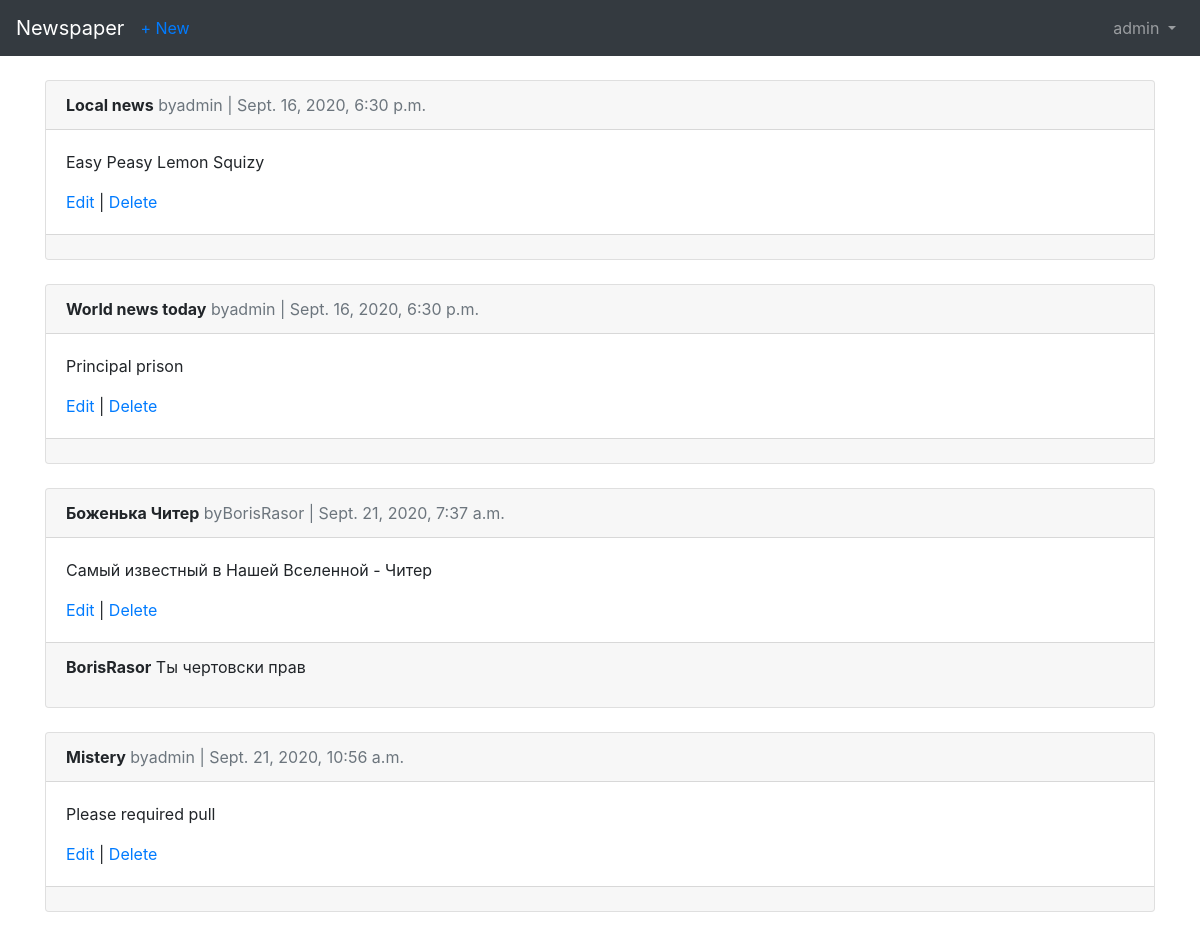
The page /articles/ (signed in) on the database its author committed.
### users/models.py (models this page shows)
class CustomUser(AbstractUser):
    age = models.PositiveIntegerField(default=0)

### articles/models.py (models this page shows, shortened)
class Article(models.Model):
    title = models.CharField(max_length=255)
    body = models.TextField()
    date = models.DateTimeField(auto_now_add=True)
    author = models.ForeignKey(
        settings.AUTH_USER_MODEL,
        on_delete=models.CASCADE,
    )

class Comment(models.Model):
    article = models.ForeignKey(Article,
    on_delete=models.CASCADE,
    related_name='comments'
    )
    comment = models.CharField(max_length=140)
    author = models.ForeignKey(
        settings.AUTH_USER_MODEL,
        on_delete=models.CASCADE,
    )
    def __str__(self):
        return self.comment

### articles/views.py (the view)
# urls.py: path('', views.ArticleListView.as_view(), name='article_list'),
class ArticleListView(LoginRequiredMixin, ListView):
    model = models.Article
    template_name = 'article_list.html'
    login_url = 'login'

### templates/article_list.html (shortened to what this page needs)
{% extends 'base.html' %}
{% block content %}
{% for article in object_list %}
<div class="card">
    <div class="card-header">
        <span class="font-weight-bold">{{ article.title }}</span>
        <span class="text-muted">by{{ article.author }} | {{ article.date }}</span>
    </div>
    <div class="card-body">
        <p>{{ article.body }}</p>
        <a href="{% url 'article_edit' article.pk %}">Edit</a> |
        <a href="{% url 'article_delete' article.pk %}">Delete</a>
    </div>
    <div class="card-footer">
        {% for comment in article.comments.all %}
        <p>
            <span class="font-weight-bold">{{ comment.author }}</span>
            {{ comment }}
        </p>
        {% endfor %}
    </div>
</div>
<br />
{% endfor %}
{% endblock content %}

### templates/base.html (shortened to what this page needs)
<!doctype html>
<html lang="en">
  <head>
    <link rel="stylesheet" href="https://stackpath.bootstrapcdn.com/bootstrap/4.5.2/css/bootstrap.min.css">
  </head>
  <body>
  <nav class="navbar navbar-expand-md navbar-dark bg-dark mb-4">
    <a class="navbar-brand" href="{% url 'home' %}">Newspaper</a>
      {% if user.is_authenticated %}
      <ul class="navbar-nav mr-auto">
          <li class="nav-item"><a href="{% url 'article_new' %}">+ New</a> </li>
      </ul>
      {% endif %}
      <div class="collapse navbar-collapse" id="navbarCollapse">
      {% if user.is_authenticated %}
          <ul class="navbar-nav ml-auto">
        <li class="nav-item">
            <a class="nav-link dropdown-toggle" href="#" id="userMenu" data-toggle="dropdown"
            aria-haspopup="true" aria-expanded="false">
                {{user.username }}
                </a>
            </li>
              </ul>
          {%else %}
          <form class="form-inline ml-auto">
              <a href="{% url 'login' %}" class="btn btn-outline-secondary">Log in\</a>
              <a href="{% url 'signup' %}" class="btn btn-primary ml-2">Sign up</a>
              </form>
          {% endif %}
          </div>
      </nav>
  <div class="container">
      {% block content %}
      {% endblock %}
  </div>
  </body>
</html>

### rows shown on the page
CustomUser: username "admin"
Article: title "Local news", author "admin", date "Sept. 16, 2020, 6:30 p.m.", body "Easy Peasy Lemon Squizy"
Article: title "World news today", author "admin", date "Sept. 16, 2020, 6:30 p.m.", body "Principal prison"
Article: title "Боженька Читер", author "BorisRasor", date "Sept. 21, 2020, 7:37 a.m.", body "Самый известный в Нашей Вселенной - Читер"
Comment: author "BorisRasor", comment "Ты чертовски прав"
Article: title "Mistery", author "admin", date "Sept. 21, 2020, 10:56 a.m.", body "Please required pull"
